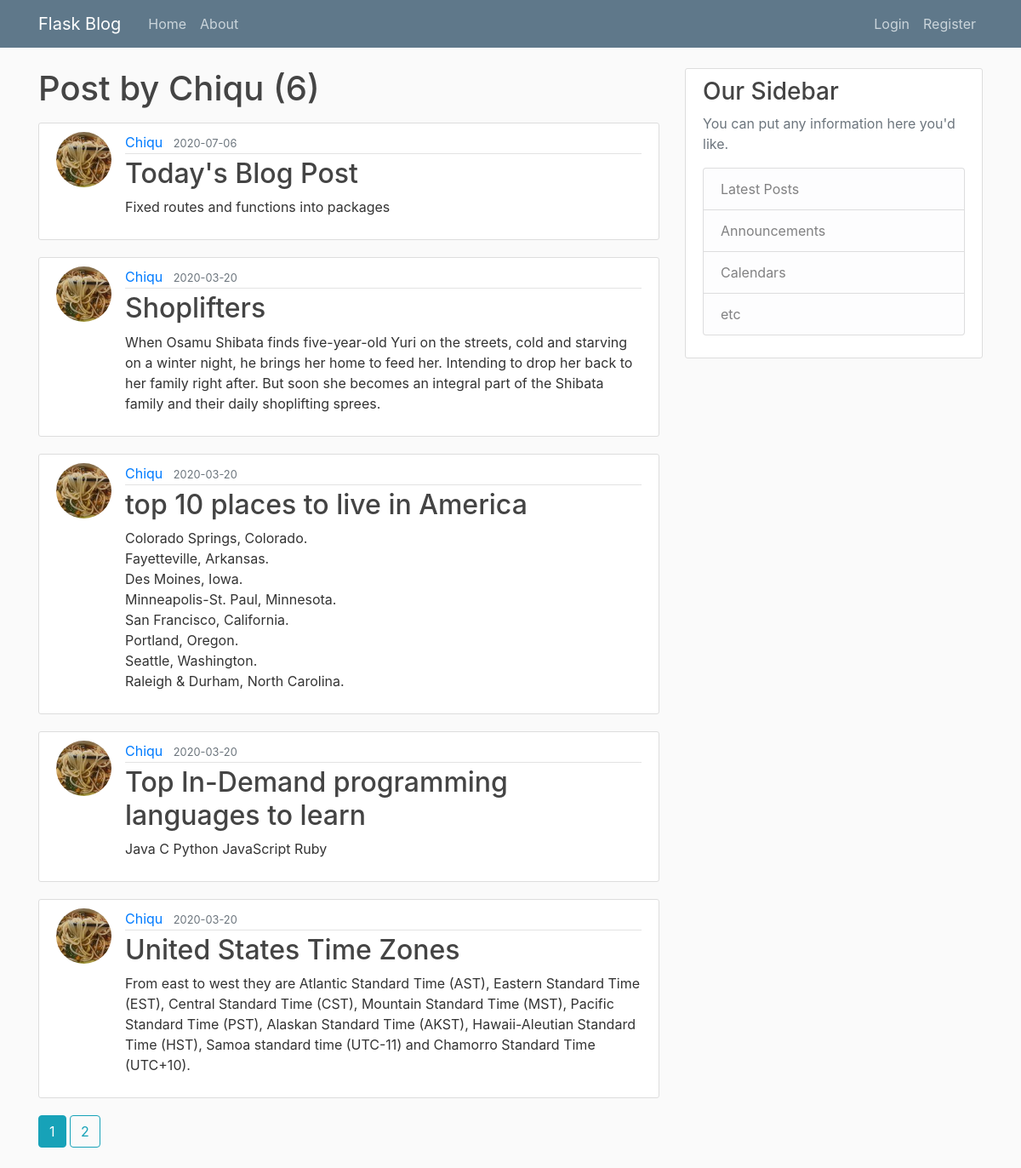
Page /user/Chiqu on the committed database.
### flaskblog/models.py (models this page shows, shortened)
class User(db.Model, UserMixin):
    id = db.Column(db.Integer, primary_key=True)
    username = db.Column(db.String(20), unique=True, nullable=False)
    email = db.Column(db.String(120), unique=True, nullable=False)
    image_file = db.Column(db.String(20), nullable=False, default='default.jpg')
    password = db.Column(db.String(60), nullable=False)
    posts = db.relationship('Post', backref='author', lazy=True)

class Post(db.Model):
    id = db.Column(db.Integer, primary_key=True)
    title = db.Column(db.String(100), nullable=False)
    date_posted = db.Column(db.DateTime, nullable=False, default=datetime.utcnow)
    content = db.Column(db.Text, nullable=False)
    user_id = db.Column(db.Integer, db.ForeignKey('user.id'), nullable=False)

### flaskblog/users/routes.py (the view)
@users.route("/user/<string:username>")
def user_posts(username):
    page = request.args.get('page', 1, type=int)
    user = User.query.filter_by(username=username).first_or_404()
    posts = Post.query.filter_by(author=user)\
            .order_by(Post.date_posted.desc())\
            .paginate(page=page, per_page=5)
    return render_template('user_posts.html', posts=posts, user=user)

### flaskblog/templates/user_posts.html
{% extends "layout.html" %}
{% block content %}
    <h1 class="mb-3">Post by {{ user.username }} ({{ posts.total }})</h1>
    {% for post in posts.items %}
        <article class="media content-section">
        <img class="rounded-circle article-img" src="{{ url_for('static', filename='profile_pics/' + post.author.image_file) }}">
          <div class="media-body">
            <div class="article-metadata">
              <a class="mr-2" href="{{ url_for('users.user_posts', username=post.author.username) }}">{{ post.author.username }}</a>
              <small class="text-muted">{{ post.date_posted.strftime('%Y-%m-%d') }}</small>
            </div>
            <h2><a class="article-title" href="{{ url_for('posts.post', post_id = post.id) }}">{{ post.title }}</a></h2>
            <p class="article-content">{{ post.content }}</p>
          </div>
        </article>
    {% endfor %}
    {% for page_num in posts.iter_pages(left_edge=1, right_edge=1, left_current=1, right_current=2) %}
        {% if page_num %}
            {% if posts.page == page_num %}
                <a class="btn btn-info mb-4" href="{{ url_for('users.user_posts',username=user.username, page=page_num)}}">{{ page_num }}</a>
            {% else %}
                <a class="btn btn-outline-info mb-4" href="{{ url_for('users.user_posts',username=user.username, page=page_num)}}">{{ page_num }}</a>
            {% endif %}
        {% else %}
            ...
        {% endif %}
    {% endfor %}
{% endblock content %}

### flaskblog/static/main.css (style rules this page uses)
body { background: #fafafa; color: #333333; margin-top: 5rem; }
h1, h2, h3, h4, h5, h6 { color: #444444; }
.content-section { background: #ffffff; padding: 10px 20px; border: 1px solid #dddddd; border-radius: 3px; margin-bottom: 20px; }
.article-title { color: #444444; }
.article-content { white-space: pre-line; }
.article-img { height: 65px; width: 65px; margin-right: 16px; }
.article-metadata { padding-bottom: 1px; margin-bottom: 4px; border-bottom: 1px solid #e3e3e3 }

### rows in the picture
User: username "Chiqu"
Post: image_file (picture), author.username "Chiqu", date_posted "2020-07-06", title "Today's Blog Post", content "Fixed routes and functions into packages"
Post: image_file (picture), author.username "Chiqu", date_posted "2020-03-20", title "Shoplifters", content "When Osamu Shibata finds five-year-old Yuri on the streets, cold and starving on a winter night, he brings her home to feed her. Intending to drop her back to her family right after. But soon she becomes an integral part of the Shibata family and their daily shoplifting sprees."
Post: image_file (picture), author.username "Chiqu", date_posted "2020-03-20", title "top 10 places to live in America", content "Colorado Springs, Colorado. Fayetteville, Arkansas. Des Moines, Iowa. Minneapolis-St. Paul, Minnesota. San Francisco, California. Portland, Oregon. Seattle, Washington. Raleigh & Durham, North Carolina."
Post: image_file (picture), author.username "Chiqu", date_posted "2020-03-20", title "Top In-Demand programming languages to learn", content "Java C Python JavaScript Ruby"
Post: image_file (picture), author.username "Chiqu", date_posted "2020-03-20", title "United States Time Zones", content "From east to west they are Atlantic Standard Time (AST), Eastern Standard Time (EST), Central Standard Time (CST), Mountain Standard Time (MST), Pacific Standard Time (PST), Alaskan Standard Time (AKST), Hawaii-Aleutian Standard Time (HST), Samoa standard time (UTC-11) and Chamorro Standard Time (UTC+10)."

### other values in the picture
{{ posts.total }} "6"
{{ page_num }} "1"
{{ page_num }} "2"
